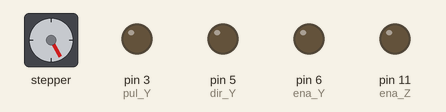
The sketch below on a simulated Arduino Uno, built with avr-gcc and run on an emulated ATmega328P. On the bench: stepper motor, output pins drawn as LEDs (lit = HIGH). Stepper angles assume 200 steps per turn; what the sketch prints to the serial monitor is not drawn.

Above: at 0.5 s.
At 2.0 s:
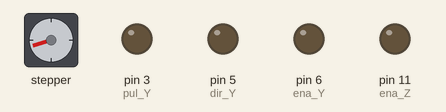
At 4.9 s:
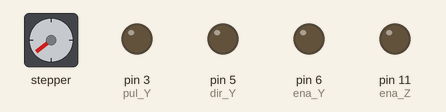
At 12.2 s:
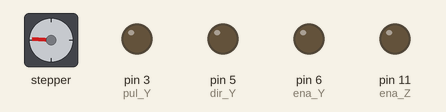
Timing chart, 0 to 40.0 s (numbered marks = the images above):
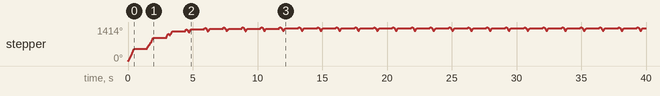

The sketch:

AccelStepperLibaryTest.ino
```cpp
#include <AccelStepper.h>

const int ena_Z = 11;
const int dir_Z = 10;
const int pul_Z = 9;
const int limit_Z = 8;

const int ena_Y = 6;
const int dir_Y = 5;
const int pul_Y = 3;
const int limit_Y = 2;

AccelStepper zStepTest(AccelStepper::DRIVER, pul_Z, dir_Z);
AccelStepper yStepTest(AccelStepper::DRIVER, pul_Y, dir_Y);

void setup()
{
  pinMode(pul_Z, OUTPUT);
  pinMode(dir_Z, OUTPUT);
  pinMode(ena_Z, OUTPUT);
  digitalWrite(ena_Z, LOW);
  //zStepTest.setMaxSpeed(60000);
  zStepTest.setMaxSpeed(1000);
  zStepTest.setAcceleration(1000);
  //zStepTest.moveTo(100);

  pinMode(pul_Y, OUTPUT);
  pinMode(dir_Y, OUTPUT);
  pinMode(ena_Y, OUTPUT);
  digitalWrite(ena_Y, LOW);
  //yStepTest.setMaxSpeed(80000);
  yStepTest.setMaxSpeed(8000);
  yStepTest.setAcceleration(20000);
  yStepTest.moveTo(100);
  Serial.begin(115200);
}

void loop()
{
  //yStepTest.run();
  for (int i = 0; i<1000; i++)
  {
    zStepTest.moveTo(i);
    zStepTest.run();
    Serial.println(i);
  }
  delay(1000);


 /* if(!zStepTest.run()){
    zStepTest.moveTo(-zStepTest.currentPosition());
  }

  if(!yStepTest.run()){
    yStepTest.moveTo(-yStepTest.currentPosition());
  }
*/
}
```
